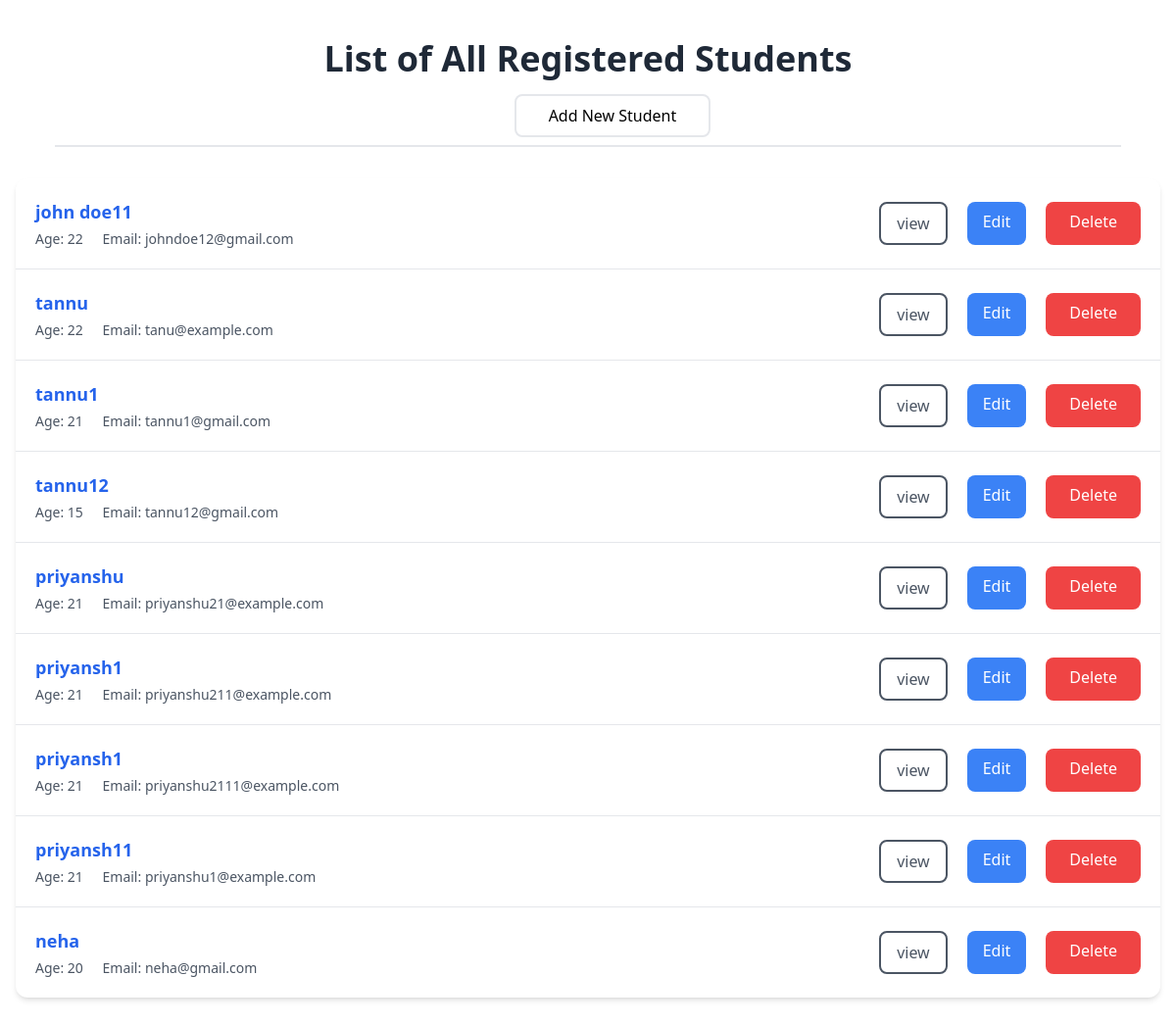
Screenshot of /add/ with the database file from the repository.
### form_app/models.py (models this page shows, shortened)
class Student(models.Model):
    name =models.CharField(max_length=100)
    age =models.IntegerField()
    email=models.EmailField(unique=True)

### form_app/views.py (the view)
# urls.py: path('add/',views.student_list,name='student_list'),
def student_list(request):
    students = Student.objects.all()
    return render(request,'student.html',{'students':students})

### form_app/templates/student.html (shortened to what this page needs)
<!DOCTYPE html>
<html lang="en">
<head>
    <script src="https://cdn.tailwindcss.com"></script>
</head>
<body class="bg- min-h-screen">
    <div class="max-w-full mx-auto px-4 py-8">
        <div class="mb-8 mx-10 text-center  flex flex-col gap-4 justify-between border-b-2 p-2">
            <h1 class="text-4xl font-bold text-gray-800">
               List of All Registered Students
            </h1>
            <a href="{% url 'student_create' %}" class=" border-2 w-[200px] ml-[43%] text-black hover:text-white hover:bg-gray-700  hover:scale-[1.08] transition bg-white rounded-lg py-2 px-3
            ">
                Add New Student
            </a>
        </div>
        {% if students %}
        <div class="bg-white rounded-xl shadow-md overflow-hidden">
            {% for s in students %}
            <div class="p-5 border-b border-gray-200 last:border-b-0
                        hover:bg-gray-50 transition duration-200 hover:shadow-lg">
                <div class="flex flex-col md:flex-row md:items-center md:justify-between gap-4">
                    <div>
                        <a href="{% url 'student_details' s.id %}"
                           class="text-lg font-semibold text-blue-600 hover:text-blue-800">
                            {{ s.name }}
                        </a>
                        <div class="mt-1 text-sm text-gray-600">
                            <span class="mr-4">
                                Age: {{ s.age }}
                            </span>
                            <span>
                                Email: {{ s.email }}
                            </span>
                        </div>
                    </div>
                    <div class="flex gap-5">
                        <a href="{% url 'student_details' s.id %}"
                           class="px-4 py-2 bg-white border-2 border-gray-600 text-gray-600 rounded-lg
                                  hover:bg-gray-700  hover:text-white transition duration-200">
                            view
                        </a>
                        <a href="{% url 'student_edit' s.id %}"
                           class="px-4 py-2 bg-blue-500 text-white rounded-lg
                                  hover:bg-blue-600 transition duration-200">
                            Edit
                        </a>
                        <a href="{% url 'student_delete' s.id %}"
                           class="px-6 py-2 bg-red-500 text-white rounded-lg
                                  hover:bg-red-600 transition duration-200">
                            Delete
                        </a>
                    </div>
                </div>
            </div>
            {% endfor %}
        </div>
        {% endif %}
    </div>
</body>
</html>

### rows the page displays
Student: name "john doe11", age "22", email "johndoe12@gmail.com"
Student: name "tannu", age "22", email "tanu@example.com"
Student: name "tannu1", age "21", email "tannu1@gmail.com"
Student: name "tannu12", age "15", email "tannu12@gmail.com"
Student: name "priyanshu", age "21", email "priyanshu21@example.com"
Student: name "priyansh1", age "21", email "priyanshu211@example.com"
Student: name "priyansh1", age "21", email "priyanshu2111@example.com"
Student: name "priyansh11", age "21", email "priyanshu1@example.com"
Student: name "neha", age "20", email "neha@gmail.com"
